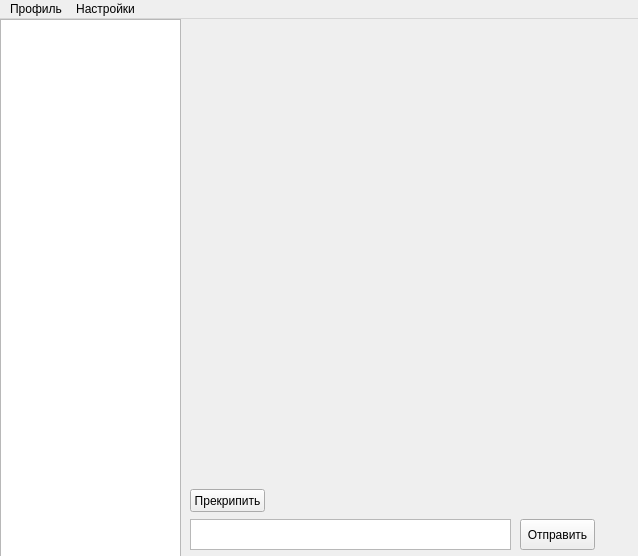
<?xml version="1.0" encoding="UTF-8"?>
<ui version="4.0">
 <class>MainWindow</class>
 <widget class="QMainWindow" name="MainWindow">
  <property name="geometry">
   <rect>
    <x>0</x>
    <y>0</y>
    <width>638</width>
    <height>556</height>
   </rect>
  </property>
  <property name="windowTitle">
   <string>MainWindow</string>
  </property>
  <widget class="QWidget" name="centralwidget">
   <widget class="QListView" name="listView">
    <property name="geometry">
     <rect>
      <x>0</x>
      <y>0</y>
      <width>181</width>
      <height>541</height>
     </rect>
    </property>
   </widget>
   <widget class="QTextEdit" name="textEdit">
    <property name="geometry">
     <rect>
      <x>190</x>
      <y>500</y>
      <width>321</width>
      <height>31</height>
     </rect>
    </property>
   </widget>
   <widget class="QPushButton" name="pushButton">
    <property name="geometry">
     <rect>
      <x>190</x>
      <y>470</y>
      <width>75</width>
      <height>23</height>
     </rect>
    </property>
    <property name="text">
     <string>Прекрипить</string>
    </property>
   </widget>
   <widget class="QPushButton" name="pushButton_2">
    <property name="geometry">
     <rect>
      <x>520</x>
      <y>500</y>
      <width>75</width>
      <height>31</height>
     </rect>
    </property>
    <property name="text">
     <string>Отправить</string>
    </property>
   </widget>
  </widget>
  <widget class="QMenuBar" name="menuBar">
   <property name="geometry">
    <rect>
     <x>0</x>
     <y>0</y>
     <width>638</width>
     <height>21</height>
    </rect>
   </property>
   <widget class="QMenu" name="menu">
    <property name="title">
     <string>Профиль</string>
    </property>
   </widget>
   <widget class="QMenu" name="menu_2">
    <property name="title">
     <string>Настройки</string>
    </property>
   </widget>
   <addaction name="menu"/>
   <addaction name="menu_2"/>
  </widget>
 </widget>
 <resources/>
 <connections/>
</ui>
